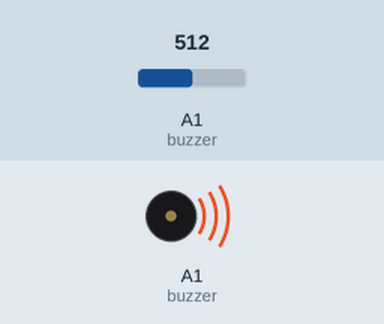
The sketch below on a simulated Arduino Uno, built with avr-gcc and run on an emulated ATmega328P. On the bench: buzzer (waves = sounding). The inputs (shaded band) are chosen by the test bench; at power-on: A1 (buzzer) = 512.

Above: at 5.9 s.
6.0 s: A1 (buzzer) set to 390
At 11.2 s:
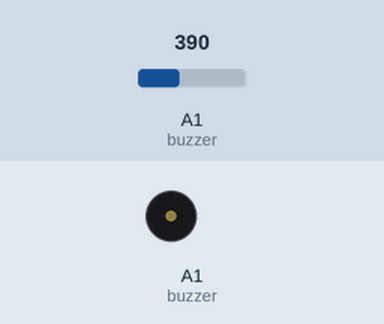
12.1 s: A1 (buzzer) set to 417
At 12.8 s:
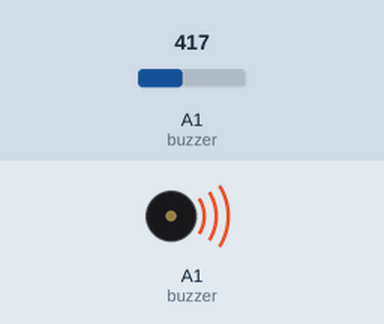
23.0 s: A1 (buzzer) set to 306
At 28.0 s:
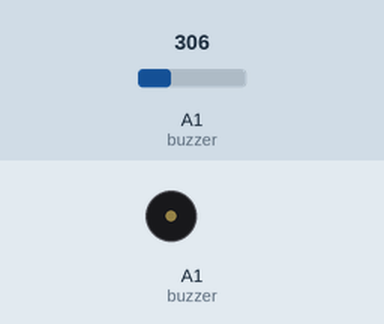
29.1 s: A1 (buzzer) set to 410
At 29.4 s:
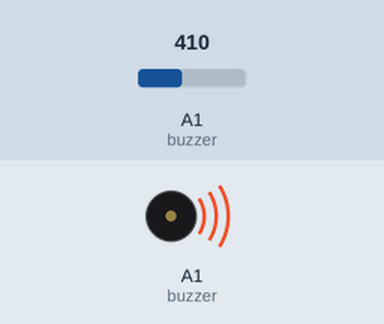
Timing chart, 0 to 40.8 s (numbered marks = the images above; inputs shaded):
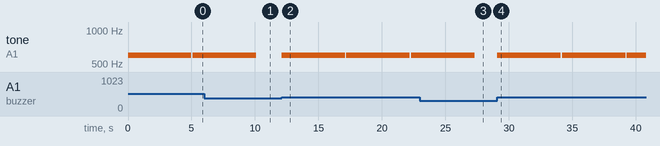

Measured:
- the behaviour switches between 399 and 400 on A1 (buzzer) (found by bisection; images 1 and 2)
- after the input at 6.0 s, tone on A1 (buzzer): goes on until 10.1 s, then stays silent
- after the input at 12.1 s, tone on A1 (buzzer): alternates 600 Hz for 5.0 s and silent for 0.10 s, starting at once
- after the input at 23.0 s, tone on A1 (buzzer): goes on until 27.3 s, then stays silent
- after the input at 29.1 s, tone on A1 (buzzer): alternates 600 Hz for 5.0 s and silent for 0.10 s, starting at once

The sketch:

13.ino
```cpp
const int buzzer = A1; // LED connected to digital pin 13
const int knockSensor = A1; // the piezo is connected to analog pin 0
const int threshold = 400; // threshold value to decide when the detected sound is a knock or not

// these variables will change:
int sensorReading = 0; // variable to store the value read from the sensor pin

void setup() {
pinMode(buzzer,INPUT);
}

void loop() {

// read the sensor and store it in the variable sensorReading:
pinMode(buzzer,INPUT);
sensorReading = analogRead(knockSensor);

// if the sensor reading is greater than the threshold:
if (sensorReading >= threshold) {
pinMode(buzzer,OUTPUT);
tone(buzzer,600);
// Waits some time to turn off
delay(5000);
//Turns the buzzer off
noTone(buzzer);
// Sounds the buzzer at the frequency relative to the note D in Hz
//tone(buzzer,600);

/*delay(200);
noTone(buzzer);
// Sounds the buzzer at the frequency relative to the note E in Hz
tone(buzzer,600);
delay(200);
noTone(buzzer);
// Sounds the buzzer at the frequency relative to the note F in Hz
tone(buzzer,600);
delay(200);
noTone(buzzer);
// Sounds the buzzer at the frequency relative to the note G in Hz
tone(buzzer,6000. );
delay(200);*/
//noTone(buzzer);

}

delay(100); // delay to avoid overloading the serial port buffer
}
```
